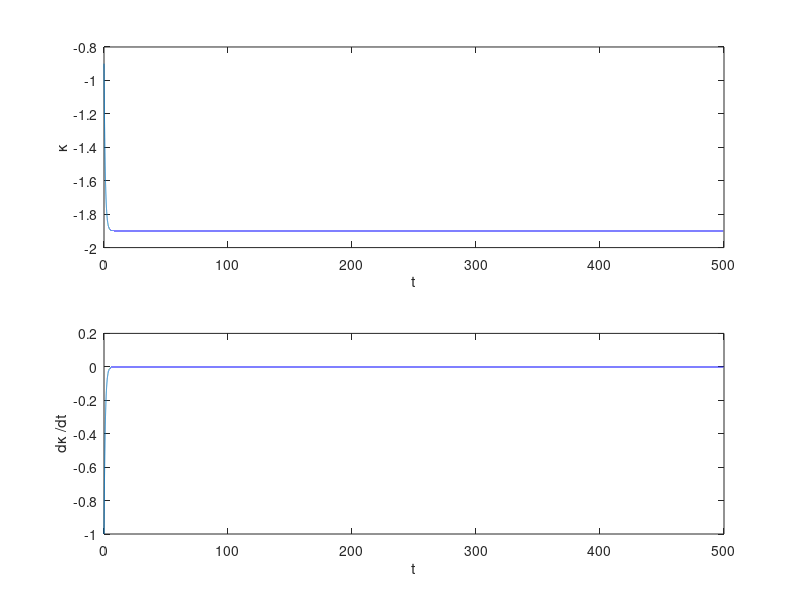
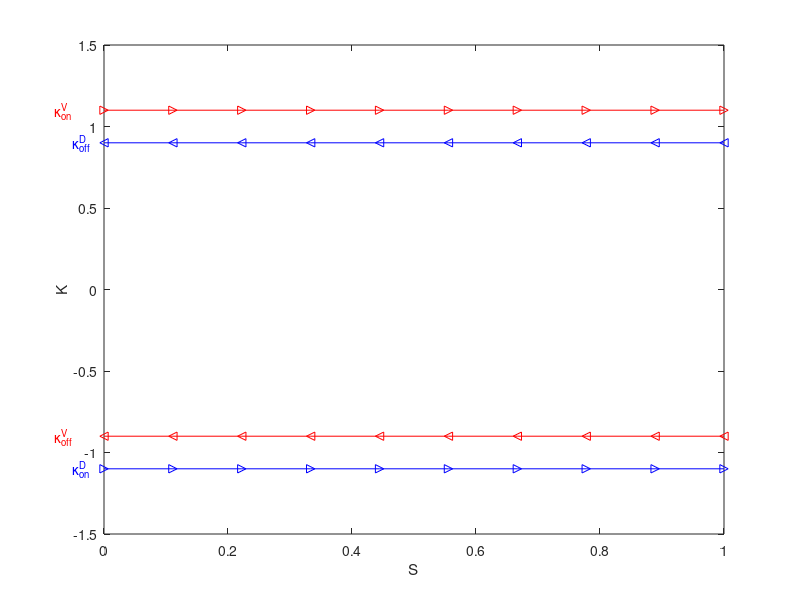
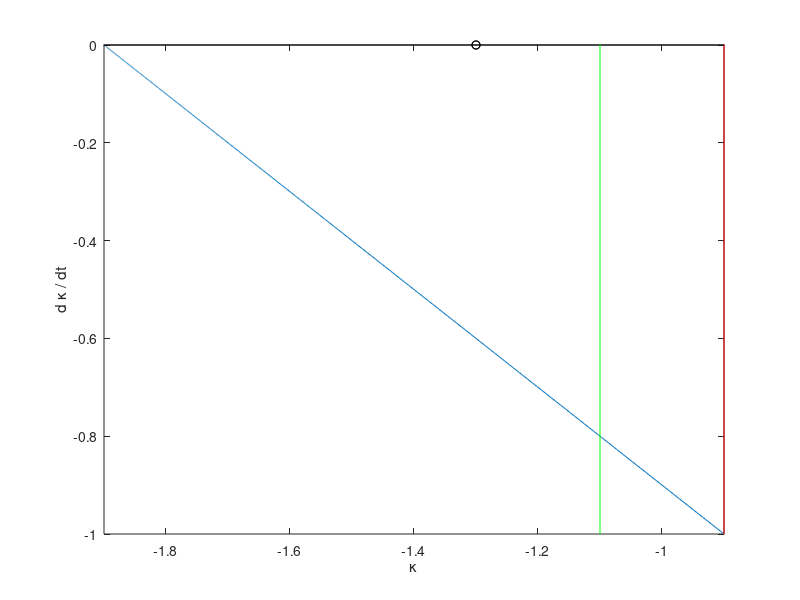

These charts were generated, in order, by the following MATLAB code:
%Oscillations_Exist
%Checks if parameters yield oscillations

%2nd order ODE for K
% tau K'' + (1+tau) K' + K = c ?V
%homogeneous solution form:
% K(t) = c1 exp(-t) + c2 exp(-t/tau)
% c2 = (K(0) + K'(0)) / (1-1/tau)
% c1 = K(0) - c2

%what should a0 be from find_alphas?
a0 = -1;

%params
eps = 2; %%-] These two determine thresholds together
I = -0.1;  %%-]

c = 1.3;  %%- Must be bigger than K_V_ON to get past first threshold
tau = 1e10;  %%- defines timescale of system

%results in
K_V_ON = eps/2-I;
K_V_OFF = -eps/2-I;

%worked-out oscillation checks
if (-K_V_OFF + K_V_ON*(tau-1))/tau >= c
    display('shouldnt be oscillations');
elseif (-K_V_OFF/c)^tau >= -K_V_OFF/K_V_ON
    display('shouldnt be oscillations');
else
    display('SHOULD get oscillations');
end

%visualize thresholds
n= 10;
ss = linspace(0,1,10);
l1 = (eps/2 + I)*ones(n,1);
l2 = (eps/2 - I)*ones(n,1);
l23 = linspace(eps/2 - I, -eps/2  - I, n);
l3 = (-eps/2  - I)*ones(n,1);
l4 = (-eps/2 + I)*ones(n,1);
l41 = linspace(-eps/2  + I, eps/2  + I, n);
figure(2); clf;
plot(ss, l1, '<-b'); hold on; text(-0.05, eps/2+I, '\kappa^D_{off}', 'Color', 'blue')
plot(ss, l2, '->r'); text(-0.08, eps/2-I, '\kappa^V_{on}', 'Color', 'red')
plot(ss, l3, '<-r'); text(-0.08, -eps/2-I, '\kappa^V_{off}', 'Color', 'red')
% plot(ss, l23, 'o-r');
plot(ss, l4, '->b'); text(-0.05, -eps/2+I, '\kappa^D_{on}', 'Color', 'blue')
% plot(ss, l41, '*-b'); hold off;
xlabel('S'); ylabel('K');

%IC
k0 = K_V_OFF;
kp0 = a0;
SD = 1;
SV = 0;

%simulation stuff
N = 1e5;
dt = 5e-3;
K = zeros(N,1);
Kp = zeros(N,1);
deltaV = zeros(N,1);
K(1) = k0;
Kp(1) = kp0;

for i = 2:N
   
    %update ?V
    deltaV(i) = SD - SV;
    
    %update k0, kp0
    k0 = K(i-1);
    kp0 = Kp(i-1);
    
    %update homog. soln. coeffs
    c2 = (k0 - c*deltaV(i) + kp0)/ (1-1/tau);
    c1 = k0 - c*deltaV(i) - c2;
    
    %step forward in ODE soln
    K(i) = c1*exp(-dt) + c2*exp(-dt/tau) + c*deltaV(i);
    Kp(i) = -c1*exp(-dt) - (c2/tau)*exp(-dt/tau);
    
   %update states
    if K(i) >= -K_V_OFF
       SD = 0;
    end
    if K(i) >= K_V_ON
       SV = 1;
    end
    if K(i) <= K_V_OFF
       SV = 0;
    end
    if K(i) <= -K_V_ON
       SD = 1;
   end
end

figure(1); clf;
t = 0:dt:dt*(N-1);
subplot(2,1,1); plot(t,K, '-'); ylabel('\kappa'); xlabel('t');
subplot(2,1,2); plot(t,Kp, '-'); ylabel('d\kappa /dt'); xlabel('t');
figure(3); clf;
plot(K, Kp, '-'); hold on; ylabel('d \kappa / dt'); xlabel('\kappa');
line([-c-1,c+1],[0,0], 'Color',[0 0 0])
line([K_V_ON, K_V_ON], [-c-1,c+1], 'Color',[1 0 0])
line([-K_V_OFF, -K_V_OFF], [-c-1,c+1], 'Color',[0 1 0])
line([K_V_OFF, K_V_OFF], [-c-1,c+1], 'Color',[1 0 0])
line([-K_V_ON, -K_V_ON], [-c-1,c+1], 'Color',[0 1 0])
line([-c, -c], [0,0], 'Color',[0 0 0], 'Marker', 'o')
line([c, c], [0,0], 'Color',[0 0 0], 'Marker', 'o')
line([0,0],[-c-1,c+1], 'Color',[0 0 0])
xlim([min(K), max(K)])
ylim([min(Kp), max(Kp)])
% xlim([-c-1, c+1]);
% ylim([-c-1, c+1]);

% hold on;
% plot(deltaV)
